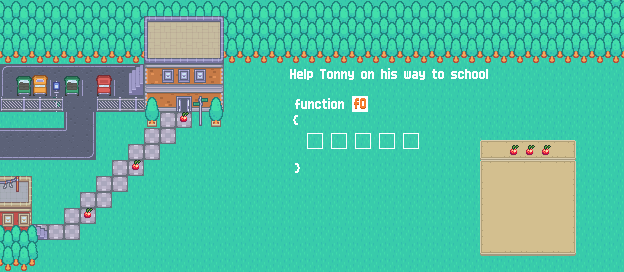

Below is a game level as drawn by its tile map, then a one-line description and the .tmx that defines it (tile-layer data replaced by summaries):
An orthogonal 39x17 tile map with 16x16 px tiles, 21 tile layers (info, grass, trees, house, ...), 1 hidden layer not drawn, 3 tilesets and 28 objects (player, end, grass1, grass2, grass3, ...).

<map version="1.2" tiledversion="2020.01.22" orientation="orthogonal" renderorder="right-down" compressionlevel="-1" width="39" height="17" tilewidth="16" tileheight="16" infinite="0" nextlayerid="32" nextobjectid="57">
 <editorsettings>
  <export target="2.lua" format="lua" />
 </editorsettings>
 <tileset firstgid="1" name="tilemap_packed" tilewidth="16" tileheight="16" tilecount="486" columns="27">
  <image source="../tileset/Tilemap/tilemap_packed.png" width="432" height="288" />
 </tileset>
 <tileset firstgid="487" name="tilemap" tilewidth="16" tileheight="16" tilecount="532" columns="28">
  <image source="../tileset/Tilemap/tilemap.png" width="458" height="305" />
 </tileset>
 <tileset firstgid="1019" name="functionsTextTiles" tilewidth="16" tileheight="16" tilecount="900" columns="30">
  <image source="../graphics/functionsTextTiles.png" width="480" height="480" />
 </tileset>
 <layer id="15" name="info" width="39" height="17">
  <properties>
   <property name="F0" type="int" value="5" />
   <property name="blueTile" type="bool" value="false" />
   <property name="door" type="bool" value="true" />
   <property name="face" value="right" />
   <property name="fruit" type="bool" value="true" />
   <property name="fruitsTotal" type="int" value="3" />
   <property name="grass" type="bool" value="true" />
   <property name="greyTile" type="bool" value="false" />
   <property name="numFunc" type="int" value="1" />
   <property name="totalSize" type="int" value="5" />
   <property name="yellowTile" type="bool" value="false" />
  </properties>
  <data>[663 cells, 0 non-empty, 0 distinct tile ids]</data>
 </layer>
 <layer id="1" name="grass" width="39" height="17">
  <data>[663 cells, 663 non-empty, 2 distinct tile ids]</data>
 </layer>
 <layer id="6" name="trees" width="39" height="17">
  <data>[663 cells, 156 non-empty, 3 distinct tile ids]</data>
 </layer>
 <layer id="2" name="house" width="39" height="17">
  <data>[663 cells, 49 non-empty, 36 distinct tile ids]</data>
 </layer>
 <layer id="7" name="parking" width="39" height="17">
  <data>[663 cells, 32 non-empty, 8 distinct tile ids]</data>
 </layer>
 <layer id="3" name="house_details" width="39" height="17">
  <data>[663 cells, 40 non-empty, 19 distinct tile ids]</data>
 </layer>
 <layer id="8" name="cars" width="39" height="17">
  <data>[663 cells, 24 non-empty, 15 distinct tile ids]</data>
 </layer>
 <layer id="9" name="details" width="39" height="17">
  <data>[663 cells, 0 non-empty, 0 distinct tile ids]</data>
 </layer>
 <layer id="16" name="door_open" width="39" height="17">
  <data>[663 cells, 1 non-empty, 1 distinct tile ids]</data>
 </layer>
 <layer id="17" name="close_door" width="39" height="17" visible="0">
  <data>[663 cells, 1 non-empty, 1 distinct tile ids]</data>
 </layer>
 <objectgroup id="10" name="player" visible="0">
  <object id="2" name="player" x="48" y="224" width="16" height="16" />
 </objectgroup>
 <objectgroup id="11" name="end" visible="0">
  <object id="3" name="end" x="177.938" y="96" width="14.0568" height="15.8182" />
 </objectgroup>
 <objectgroup id="12" name="grass" visible="0">
  <properties>
   <property name="numObjects" type="int" value="18" />
  </properties>
  <object id="25" name="grass1" x="-0.363636" y="243.636" width="240" height="27.3333" />
  <object id="26" name="grass2" x="194.909" y="115.455" width="48" height="128" />
  <object id="27" name="grass3" x="178.909" y="131.455" width="16" height="112" />
  <object id="28" name="grass4" x="162.909" y="147.455" width="16" height="96" />
  <object id="29" name="grass5" x="146.909" y="163.455" width="16" height="80" />
  <object id="30" name="grass6" x="130.909" y="179.455" width="16" height="64" />
  <object id="31" name="grass7" x="114.909" y="195.455" width="102" height="76" />
  <object id="35" name="grass8" x="98.9091" y="211.455" width="73" height="59.3333" />
  <object id="36" name="grass9" x="82.5455" y="226.727" width="160.394" height="44.3333" />
  <object id="37" name="grass10" x="1" y="48.3333" width="43.6667" height="192" />
  <object id="38" name="grass11" x="48.6667" y="44.6667" width="128" height="64" />
  <object id="40" name="grass12" x="44.3333" y="109.333" width="112" height="16" />
  <object id="41" name="grass13" x="44.3333" y="125.333" width="96" height="16" />
  <object id="42" name="grass14" x="44.3333" y="141.333" width="80" height="16" />
  <object id="44" name="grass15" x="44.3333" y="157.333" width="64" height="16" />
  <object id="45" name="grass16" x="44.3333" y="173.333" width="48" height="16" />
  <object id="46" name="grass17" x="44.3333" y="189.333" width="32" height="16" />
  <object id="47" name="grass18" x="44.3333" y="205.333" width="16" height="16" />
 </objectgroup>
 <objectgroup id="14" name="answer" visible="0" offsetx="0.0197917" offsety="0.0420139">
  <properties>
   <property name="size" type="int" value="5" />
  </properties>
  <object id="48" name="answer1" x="307.007" y="133.746" width="17" height="17" />
  <object id="49" name="answer2" x="330.989" y="133.677" width="17" height="17" />
  <object id="50" name="answer3" x="355.102" y="133.742" width="17" height="17" />
  <object id="51" name="answer4" x="379.027" y="133.723" width="17" height="17" />
  <object id="52" name="answer5" x="403.093" y="133.711" width="17" height="17" />
 </objectgroup>
 <layer id="13" name="text" width="39" height="17" offsetx="-96" offsety="0">
  <data>[663 cells, 21 non-empty, 21 distinct tile ids]</data>
 </layer>
 <layer id="28" name="answerSpots" width="39" height="17" offsetx="3.07386" offsety="5.75568">
  <data>[663 cells, 8 non-empty, 4 distinct tile ids]</data>
 </layer>
 <layer id="31" name="answerSpots" width="39" height="17" offsetx="11.0833" offsety="5.75">
  <data>[663 cells, 2 non-empty, 2 distinct tile ids]</data>
 </layer>
 <layer id="18" name="buttonsSecondRow" width="39" height="17">
  <data>[663 cells, 0 non-empty, 0 distinct tile ids]</data>
 </layer>
 <layer id="19" name="buttonsThirdRow" width="39" height="17">
  <data>[663 cells, 0 non-empty, 0 distinct tile ids]</data>
 </layer>
 <layer id="20" name="buttons" width="39" height="17">
  <data>[663 cells, 48 non-empty, 48 distinct tile ids]</data>
 </layer>
 <layer id="21" name="fruit1" width="39" height="17" offsetx="0.666667" offsety="-3.66667">
  <data>[663 cells, 1 non-empty, 1 distinct tile ids]</data>
 </layer>
 <layer id="25" name="apple1" width="39" height="17" offsetx="10.75" offsety="-2.5">
  <data>[663 cells, 1 non-empty, 1 distinct tile ids]</data>
 </layer>
 <layer id="26" name="apple2" width="39" height="17" offsetx="10.75" offsety="-2.5">
  <data>[663 cells, 1 non-empty, 1 distinct tile ids]</data>
 </layer>
 <layer id="27" name="apple3" width="39" height="17" offsetx="10.75" offsety="-2.5">
  <data>[663 cells, 1 non-empty, 1 distinct tile ids]</data>
 </layer>
 <layer id="22" name="fruit2" width="39" height="17" offsetx="0.666667" offsety="-3.66667">
  <data>[663 cells, 1 non-empty, 1 distinct tile ids]</data>
 </layer>
 <layer id="23" name="fruit3" width="39" height="17" offsetx="0.666667" offsety="-3.66667">
  <data>[663 cells, 1 non-empty, 1 distinct tile ids]</data>
 </layer>
 <objectgroup id="24" name="fruit" visible="0">
  <properties>
   <property name="numObjects" type="int" value="3" />
  </properties>
  <object id="54" name="fruit1" x="88.0909" y="214.182" width="0.181818" height="0.0909091" />
  <object id="55" name="fruit2" x="136.091" y="165.909" width="0.454545" height="0.454545" />
  <object id="56" name="fruit3" x="184.125" y="118.125" width="0.3125" height="0.1875" />
 </objectgroup>
</map>
